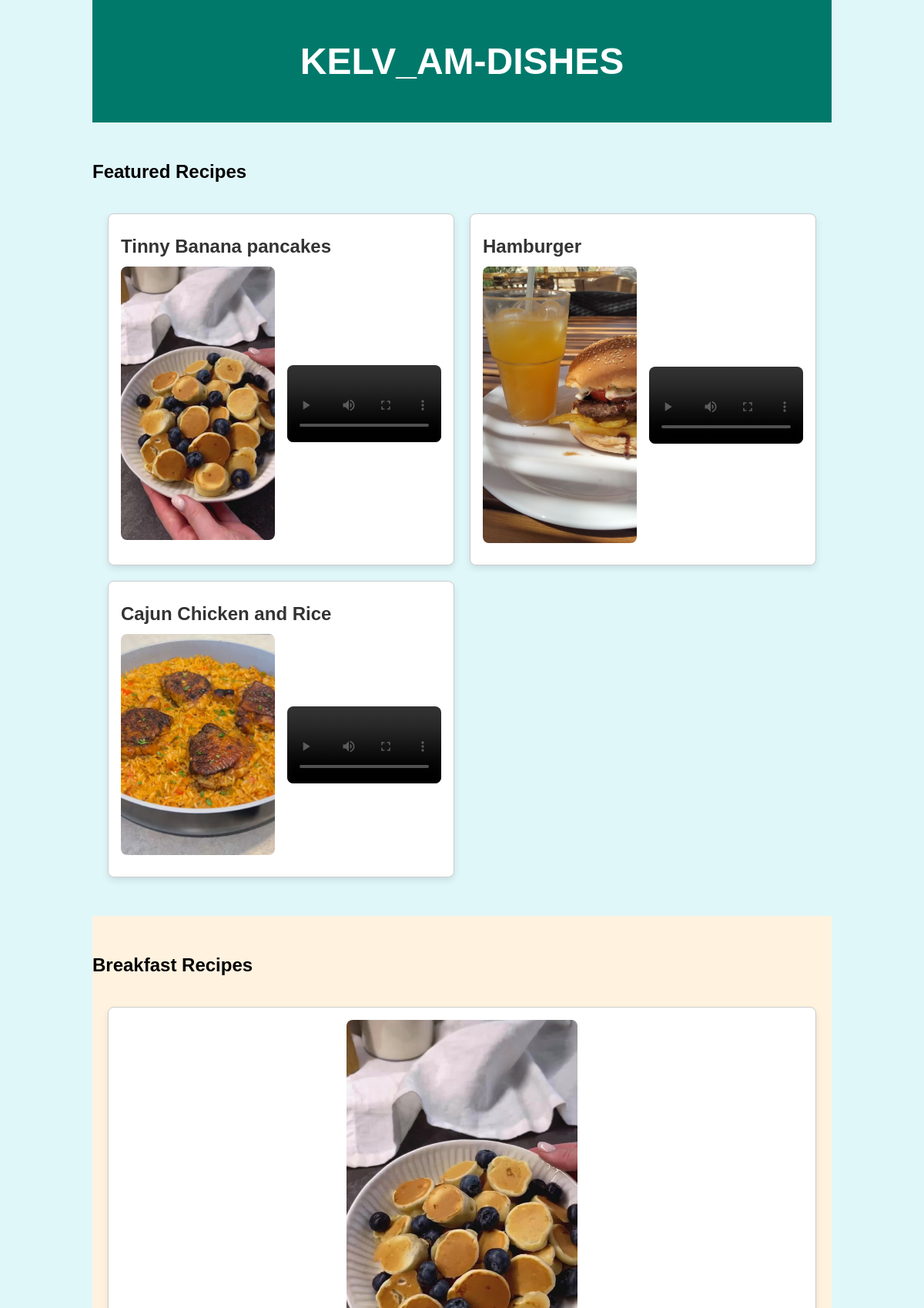
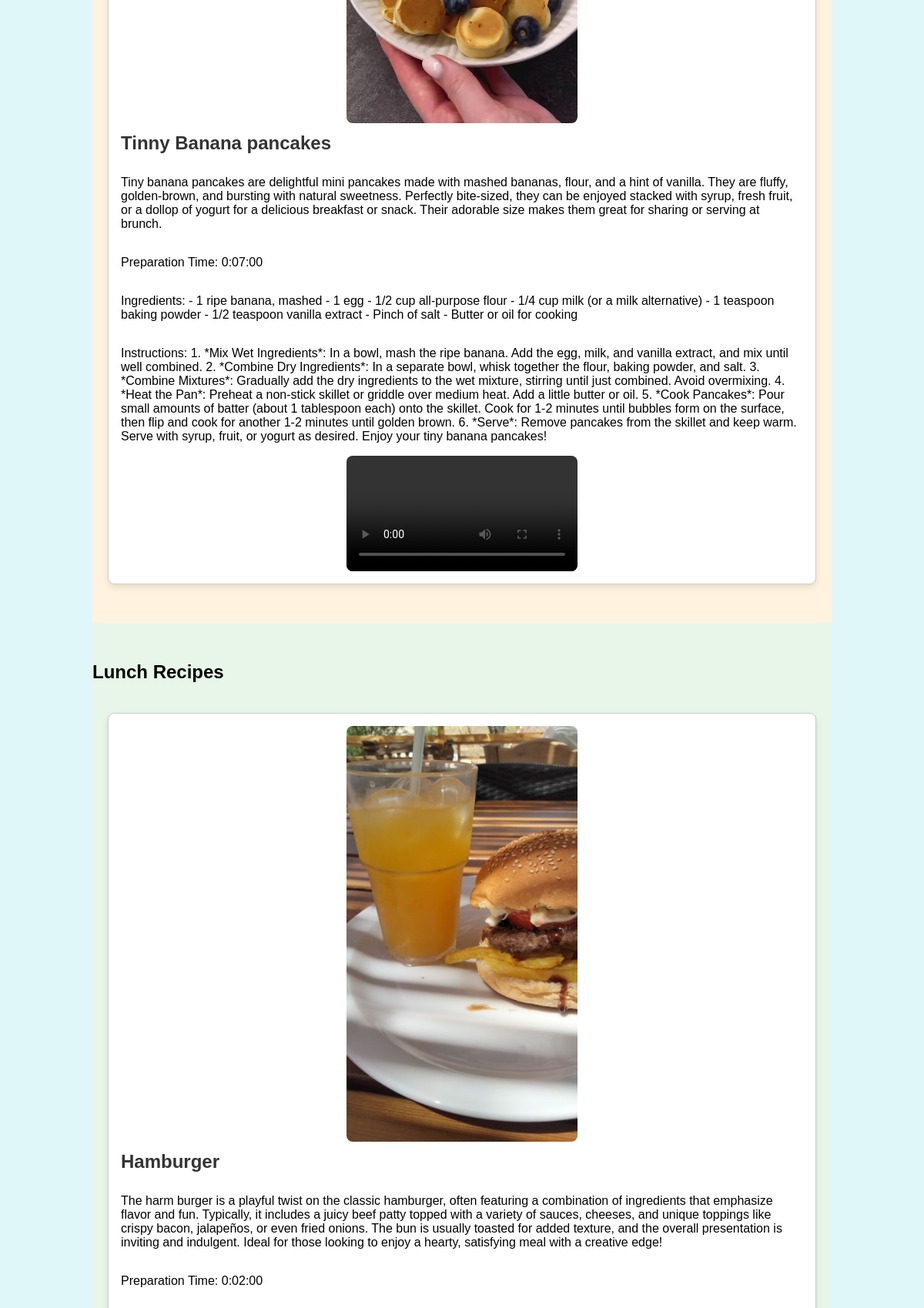
The page / (upper part) on the database its author committed (2 pictures, top to bottom).
### recipes/models.py (models this page shows, shortened)
class Recipe(models.Model):
    CATEGORY_CHOICES = [
        ('breakfast', 'Breakfast'),
        ('lunch', 'Lunch'),
        ('dinner', 'Dinner'),
    ]
    title = models.CharField(max_length=200)
    prep_time = models.DurationField()
    description = models.TextField(blank=True)
    ingredients = models.TextField()
    instructions = models.TextField()
    image = models.ImageField(upload_to='recipes/')
    upload_video = models.FileField(upload_to='videos/', null=True, blank=True)
    category = models.CharField(max_length=10, choices=CATEGORY_CHOICES, default='breakfast')  # Add category field

### recipes/views.py (the view)
# urls.py: path('', views.home_views, name='home'),
def home_views(request):
    featured_recipes = Recipe.objects.all()  # Fetch all recipes for featured
    breakfast_recipes = Recipe.objects.filter(category='breakfast')  # Filter for breakfast
    lunch_recipes = Recipe.objects.filter(category='lunch')  # Filter for lunch
    dinner_recipes = Recipe.objects.filter(category='dinner')  # Filter for dinner
    context = {
        'recipes': featured_recipes,
        'breakfast_recipes': breakfast_recipes,
        'lunch_recipes': lunch_recipes,
        'dinner_recipes': dinner_recipes,
    }
    return render(request, 'index.html', context)

### templates/index.html (shortened to what this page needs)
{% load static %}
<!DOCTYPE html>
<html lang="en">
<head>
    <link rel="stylesheet" type="text/css" href="{% static 'css/styles.css' %}">
</head>
<body>
    <header class="container">
        <h1>KELV_AM-DISHES</h1>
    </header>
    <main class="container">
        <section>
            <h2>Featured Recipes</h2>
            <div class="featured-recipes">
                {% for recipe in recipes %}
                <div class="recipe-card">
                    <h3>{{ recipe.title }}</h3>
                    <div class="media-container">
                        <img src="{{ recipe.image.url }}" alt="{{ recipe.title }} image">
                        <video controls>
                            <source src="{{ recipe.upload_video.url }}" type="video/mp4">
                        </video>
                    </div>
                </div>
                {% empty %}
                <p>No recipes available at the moment.</p>
                {% endfor %}
            </div>
        </section>
        <section class="breakfast-section">
            <h2>Breakfast Recipes</h2>
            <div class="featured-recipes">
                {% for breakfast in breakfast_recipes %}
                <div class="recipe-card">
                    <img src="{{ breakfast.image.url }}" alt="{{ breakfast.title }} image">
                    <h3>{{ breakfast.title }}</h3>
                    <p>{{ breakfast.description }}</p>
                    <p>Preparation Time: {{ breakfast.prep_time }}</p>
                    <p>Ingredients: {{ breakfast.ingredients }}</p>
                    <p>Instructions: {{ breakfast.instructions }}</p>
                    <video controls>
                        <source src="{{ breakfast.upload_video.url }}" type="video/mp4">
                    </video>
                </div>
                {% empty %}
                <p>No breakfast recipes available at the moment.</p>
                {% endfor %}
            </div>
        </section>
        <section class="lunch-section">
            <h2>Lunch Recipes</h2>
            <div class="featured-recipes">
                {% for lunch in lunch_recipes %}
                <div class="recipe-card">
                    <img src="{{ lunch.image.url }}" alt="{{ lunch.title }} image">
                    <h3>{{ lunch.title }}</h3>
                    <p>{{ lunch.description }}</p>
                    <p>Preparation Time: {{ lunch.prep_time }}</p>
                </div>
                {% empty %}
                <p>No lunch recipes available at the moment.</p>
                {% endfor %}
            </div>
        </section>
    </main>
</body>
</html>

### static/css/styles.css (style rules this page uses)
body { font-family: 'Arial', sans-serif; margin: 0; padding: 0; background-color: #e0f7fa; }
.container { width: 80%; margin: auto; overflow: hidden; }
header { background-color: #00796b; color: #fff; padding: 20px 0; text-align: center; font-size: 1.5em; }
h2 { color: black; margin-top: 20px; }
.featured-recipes { display: grid; grid-template-columns: repeat(auto-fit, minmax(300px, 1fr)); gap: 20px; padding: 20px; }
.recipe-card { border: 1px solid #ccc; border-radius: 8px; padding: 16px; box-shadow: 0 4px 8px rgba(0, 0, 0, 0.1); background-color: #fff; transition: transform 0.3s ease; display: flex; flex-direction: column; }
.media-container { display: flex; justify-content: space-between; align-items: center; gap: 10px; }
.media-container img, .media-container video { width: 48%; height: auto; border-radius: 8px; }
.recipe-card h3 { font-size: 1.5rem; margin: 12px 0; color: #333; }
section { padding: 30px 0; }
.breakfast-section { background-color: #fff3e0; }
.breakfast-section h2 { color: black; }
.lunch-section { background-color: #e8f5e9; }
.lunch-section h2 { color: black; }
.recipe-card img, .recipe-card video { max-width: 100%; height: auto; border-radius: 8px; margin-bottom: 12px; }
.breakfast-section .recipe-card img, .breakfast-section .recipe-card video, .lunch-section .recipe-card img, .lunch-section .recipe-card video, .dinner-section .recipe-card img, .dinner-section .recipe-card video { max-width: 300px; height: auto; margin: 0 auto; }

### rows shown on the page
Recipe: title "Tinny Banana pancakes", image (picture), description "Tiny banana pancakes are delightful mini pancakes made with mashed bananas, flour, and a hint of vanilla. They are fluffy, golden-brown, and bursting with natural sweetness. Perfectly bite-sized, they can be enjoyed stacked with syrup, fresh fruit, or a dollop of yogurt for a delicious breakfast or snack. Their adorable size makes them great for sharing or serving at brunch.", prep_time "0:07:00", ingredients "- 1 ripe banana, mashed - 1 egg - 1/2 cup all-purpose flour - 1/4 cup milk (or a milk alternative) - 1 teaspoon baking powder - 1/2 teaspoon vanilla extract - Pinch of salt - Butter or oil for cooking", instructions "1. *Mix Wet Ingredients*: In a bowl, mash the ripe banana. Add the egg, milk, and vanilla extract, and mix until well combined. 2. *Combine Dry Ingredients*: In a separate bowl, whisk together the flour, baking powder, and salt. 3. *Combine Mixtures*: Gradually add the dry ingredients to the wet mixture, stirring until just combined. Avoid overmixing. 4. *Heat the Pan*: Preheat a non-stick skillet or griddle over medium heat. Add a little butter or oil. 5. *Cook Pancakes*: Pour small amounts of batter (about 1 tablespoon each) onto the skillet. Cook for 1-2 minutes until bubbles form on the surface, then flip and cook for another 1-2 minutes until golden brown. 6. *Serve*: Remove pancakes…"
Recipe: title "Hamburger", image (picture), description "The harm burger is a playful twist on the classic hamburger, often featuring a combination of ingredients that emphasize flavor and fun. Typically, it includes a juicy beef patty topped with a variety of sauces, cheeses, and unique toppings like crispy bacon, jalapeños, or even fried onions. The bun is usually toasted for added texture, and the overall presentation is inviting and indulgent. Ideal for those looking to enjoy a hearty, satisfying meal with a creative edge!", prep_time "0:02:00"
Recipe: title "Cajun Chicken and Rice", image (picture)
